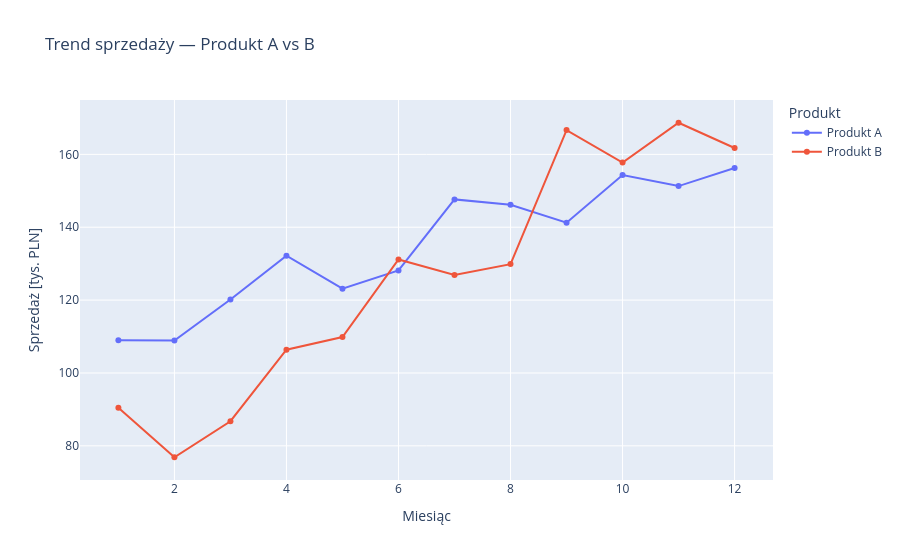

Here is the notebook cell this chart was saved with:
### Markdown cell above
Trend sprzedaży dwóch produktów w czasie — `px.line` z `markers=True`. Najechanie pokaże wartość każdego miesiąca; kliknięcie legendy odfiltruje produkt.

### Code cell
np.random.seed(42)
miesiace = list(range(1, 13))
trend = pd.DataFrame({
    'miesiac': miesiace * 2,
    'sprzedaz': [100 + i*5 + np.random.normal(0, 8) for i in miesiace]
               + [80 + i*8 + np.random.normal(0, 10) for i in miesiace],
    'produkt': ['Produkt A'] * 12 + ['Produkt B'] * 12,
})

fig_line = px.line(
    trend, x='miesiac', y='sprzedaz', color='produkt', markers=True,
    title='Trend sprzedaży — Produkt A vs B',
    labels={'miesiac': 'Miesiąc', 'sprzedaz': 'Sprzedaż [tys. PLN]', 'produkt': 'Produkt'},
)
fig_line.show()

### Figure 1 — Plotly figure (JSON) as saved in the notebook; plotly's stock layout.template omitted (floating-point values rounded to 4 significant figures)
{"data": [{"hovertemplate": "Produkt=Produkt A<br>Miesiąc=%{x}<br>Sprzedaż [tys. PLN]=%{y}<extra></extra>", "legendgroup": "Produkt A", "line": {"color": "#636efa", "dash": "solid"}, "marker": {"symbol": "circle"}, "mode": "lines+markers", "name": "Produkt A", "orientation": "v", "showlegend": true, "type": "scatter", "x": [1, 2, 3, 4, 5, 6, 7, 8, 9, 10, 11, 12], "xaxis": "x", "y": [109.0, 108.9, 120.2, 132.2, 123.1, 128.1, 147.6, 146.1, 141.2, 154.3, 151.3, 156.3], "yaxis": "y"}, {"hovertemplate": "Produkt=Produkt B<br>Miesiąc=%{x}<br>Sprzedaż [tys. PLN]=%{y}<extra></extra>", "legendgroup": "Produkt B", "line": {"color": "#EF553B", "dash": "solid"}, "marker": {"symbol": "circle"}, "mode": "lines+markers", "name": "Produkt B", "orientation": "v", "showlegend": true, "type": "scatter", "x": [1, 2, 3, 4, 5, 6, 7, 8, 9, 10, 11, 12], "xaxis": "x", "y": [90.42, 76.87, 86.75, 106.4, 109.9, 131.1, 126.9, 129.9, 166.7, 157.7, 168.7, 161.8], "yaxis": "y"}], "layout": {"legend": {"title": {"text": "Produkt"}, "tracegroupgap": 0}, "title": {"text": "Trend sprzedaży — Produkt A vs B"}, "xaxis": {"anchor": "y", "domain": [0.0, 1.0], "title": {"text": "Miesiąc"}}, "yaxis": {"anchor": "x", "domain": [0.0, 1.0], "title": {"text": "Sprzedaż [tys. PLN]"}}}}
